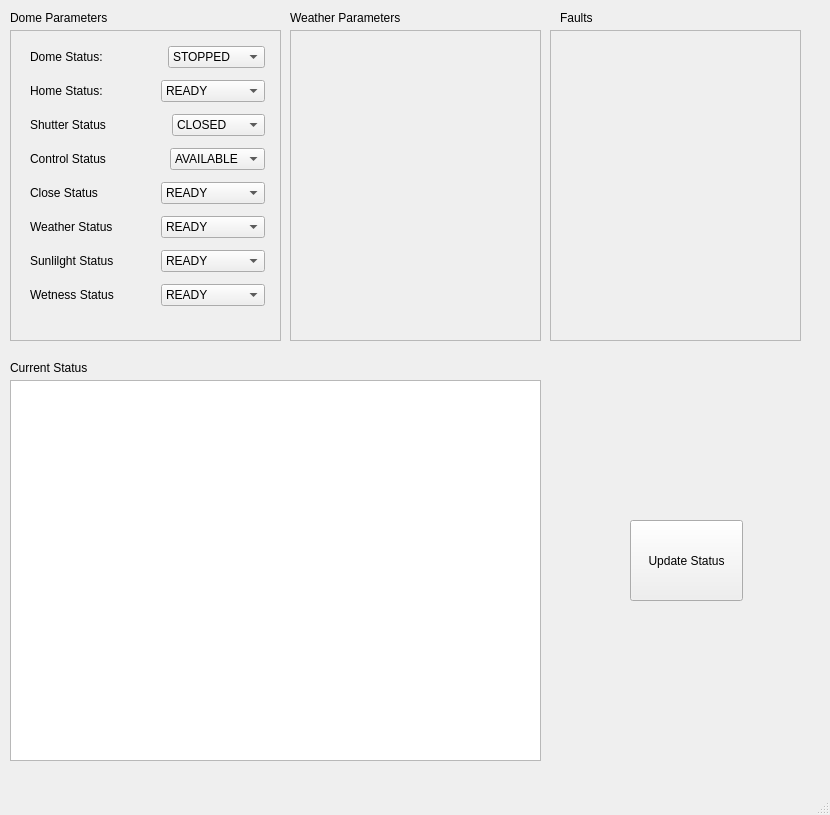
<?xml version="1.0" encoding="UTF-8"?>
<ui version="4.0">
 <class>MainWindow</class>
 <widget class="QMainWindow" name="MainWindow">
  <property name="geometry">
   <rect>
    <x>0</x>
    <y>0</y>
    <width>830</width>
    <height>815</height>
   </rect>
  </property>
  <property name="windowTitle">
   <string>DomeSimulator</string>
  </property>
  <widget class="QWidget" name="centralwidget">
   <widget class="QFrame" name="params">
    <property name="geometry">
     <rect>
      <x>10</x>
      <y>30</y>
      <width>271</width>
      <height>311</height>
     </rect>
    </property>
    <property name="frameShape">
     <enum>QFrame::StyledPanel</enum>
    </property>
    <property name="frameShadow">
     <enum>QFrame::Raised</enum>
    </property>
    <widget class="QWidget" name="layoutWidget">
     <property name="geometry">
      <rect>
       <x>20</x>
       <y>10</y>
       <width>235</width>
       <height>280</height>
      </rect>
     </property>
     <layout class="QVBoxLayout" name="verticalLayout">
      <item>
       <layout class="QHBoxLayout" name="horizontalLayout">
        <item>
         <widget class="QLabel" name="dome_status_label">
          <property name="text">
           <string>Dome Status:</string>
          </property>
         </widget>
        </item>
        <item>
         <widget class="QComboBox" name="dome_status_button">
          <property name="sizePolicy">
           <sizepolicy hsizetype="Fixed" vsizetype="Fixed">
            <horstretch>0</horstretch>
            <verstretch>0</verstretch>
           </sizepolicy>
          </property>
          <item>
           <property name="text">
            <string>STOPPED</string>
           </property>
          </item>
          <item>
           <property name="text">
            <string>OFF</string>
           </property>
          </item>
          <item>
           <property name="text">
            <string>HOMING</string>
           </property>
          </item>
          <item>
           <property name="text">
            <string>MOVING</string>
           </property>
          </item>
          <item>
           <property name="text">
            <string>STOWED</string>
           </property>
          </item>
          <item>
           <property name="text">
            <string>SUNTRACK</string>
           </property>
          </item>
          <item>
           <property name="text">
            <string>UNKNOWN</string>
           </property>
          </item>
         </widget>
        </item>
       </layout>
      </item>
      <item>
       <layout class="QHBoxLayout" name="horizontalLayout_2">
        <item>
         <widget class="QLabel" name="home_status_label">
          <property name="text">
           <string>Home Status:</string>
          </property>
         </widget>
        </item>
        <item>
         <widget class="QComboBox" name="home_status_button">
          <property name="sizePolicy">
           <sizepolicy hsizetype="Fixed" vsizetype="Fixed">
            <horstretch>0</horstretch>
            <verstretch>0</verstretch>
           </sizepolicy>
          </property>
          <item>
           <property name="text">
            <string>READY</string>
           </property>
          </item>
          <item>
           <property name="text">
            <string>NOT_READY</string>
           </property>
          </item>
         </widget>
        </item>
       </layout>
      </item>
      <item>
       <layout class="QHBoxLayout" name="horizontalLayout_3">
        <item>
         <widget class="QLabel" name="shutter_status_label">
          <property name="text">
           <string>Shutter Status</string>
          </property>
         </widget>
        </item>
        <item>
         <widget class="QComboBox" name="shutter_status_button">
          <property name="sizePolicy">
           <sizepolicy hsizetype="Fixed" vsizetype="Fixed">
            <horstretch>0</horstretch>
            <verstretch>0</verstretch>
           </sizepolicy>
          </property>
          <item>
           <property name="text">
            <string>CLOSED</string>
           </property>
          </item>
          <item>
           <property name="text">
            <string>OPEN</string>
           </property>
          </item>
          <item>
           <property name="text">
            <string>OPENING</string>
           </property>
          </item>
          <item>
           <property name="text">
            <string>CLOSING</string>
           </property>
          </item>
          <item>
           <property name="text">
            <string>STOPPED</string>
           </property>
          </item>
          <item>
           <property name="text">
            <string>UNKNOWN</string>
           </property>
          </item>
         </widget>
        </item>
       </layout>
      </item>
      <item>
       <layout class="QHBoxLayout" name="horizontalLayout_4">
        <item>
         <widget class="QLabel" name="control_status_label">
          <property name="text">
           <string>Control Status</string>
          </property>
         </widget>
        </item>
        <item>
         <widget class="QComboBox" name="control_status_button">
          <property name="sizePolicy">
           <sizepolicy hsizetype="Fixed" vsizetype="Fixed">
            <horstretch>0</horstretch>
            <verstretch>0</verstretch>
           </sizepolicy>
          </property>
          <item>
           <property name="text">
            <string>AVAILABLE</string>
           </property>
          </item>
          <item>
           <property name="text">
            <string>MANUAL</string>
           </property>
          </item>
          <item>
           <property name="text">
            <string>CONSOLE</string>
           </property>
          </item>
          <item>
           <property name="text">
            <string>REMOTE</string>
           </property>
          </item>
         </widget>
        </item>
       </layout>
      </item>
      <item>
       <layout class="QHBoxLayout" name="horizontalLayout_5">
        <item>
         <widget class="QLabel" name="close_status_label">
          <property name="text">
           <string>Close Status</string>
          </property>
         </widget>
        </item>
        <item>
         <widget class="QComboBox" name="close_status_button">
          <property name="sizePolicy">
           <sizepolicy hsizetype="Fixed" vsizetype="Fixed">
            <horstretch>0</horstretch>
            <verstretch>0</verstretch>
           </sizepolicy>
          </property>
          <item>
           <property name="text">
            <string>READY</string>
           </property>
          </item>
          <item>
           <property name="text">
            <string>NOT_READY</string>
           </property>
          </item>
         </widget>
        </item>
       </layout>
      </item>
      <item>
       <layout class="QHBoxLayout" name="horizontalLayout_6">
        <item>
         <widget class="QLabel" name="weather_status_label">
          <property name="text">
           <string>Weather Status</string>
          </property>
         </widget>
        </item>
        <item>
         <widget class="QComboBox" name="weather_status_button">
          <property name="sizePolicy">
           <sizepolicy hsizetype="Fixed" vsizetype="Fixed">
            <horstretch>0</horstretch>
            <verstretch>0</verstretch>
           </sizepolicy>
          </property>
          <property name="frame">
           <bool>true</bool>
          </property>
          <item>
           <property name="text">
            <string>READY</string>
           </property>
          </item>
          <item>
           <property name="text">
            <string>NOT_READY</string>
           </property>
          </item>
         </widget>
        </item>
       </layout>
      </item>
      <item>
       <layout class="QHBoxLayout" name="horizontalLayout_7">
        <item>
         <widget class="QLabel" name="sunlight_status_label">
          <property name="text">
           <string>Sunlilght Status</string>
          </property>
         </widget>
        </item>
        <item>
         <widget class="QComboBox" name="sunlight_status_button">
          <property name="sizePolicy">
           <sizepolicy hsizetype="Fixed" vsizetype="Fixed">
            <horstretch>0</horstretch>
            <verstretch>0</verstretch>
           </sizepolicy>
          </property>
          <item>
           <property name="text">
            <string>READY</string>
           </property>
          </item>
          <item>
           <property name="text">
            <string>NOT_READY</string>
           </property>
          </item>
         </widget>
        </item>
       </layout>
      </item>
      <item>
       <layout class="QHBoxLayout" name="horizontalLayout_8">
        <item>
         <widget class="QLabel" name="wetness_status_label">
          <property name="text">
           <string>Wetness Status</string>
          </property>
         </widget>
        </item>
        <item>
         <widget class="QComboBox" name="wetness_status_button">
          <property name="sizePolicy">
           <sizepolicy hsizetype="Fixed" vsizetype="Fixed">
            <horstretch>0</horstretch>
            <verstretch>0</verstretch>
           </sizepolicy>
          </property>
          <item>
           <property name="text">
            <string>READY</string>
           </property>
          </item>
          <item>
           <property name="text">
            <string>NOT_READY</string>
           </property>
          </item>
         </widget>
        </item>
       </layout>
      </item>
     </layout>
    </widget>
   </widget>
   <widget class="QTextBrowser" name="current_status_box">
    <property name="geometry">
     <rect>
      <x>10</x>
      <y>380</y>
      <width>531</width>
      <height>381</height>
     </rect>
    </property>
   </widget>
   <widget class="QPushButton" name="update_button">
    <property name="geometry">
     <rect>
      <x>630</x>
      <y>520</y>
      <width>113</width>
      <height>81</height>
     </rect>
    </property>
    <property name="text">
     <string>Update Status</string>
    </property>
   </widget>
   <widget class="QLabel" name="status_label">
    <property name="geometry">
     <rect>
      <x>10</x>
      <y>360</y>
      <width>91</width>
      <height>16</height>
     </rect>
    </property>
    <property name="text">
     <string>Current Status</string>
    </property>
   </widget>
   <widget class="QLabel" name="dome_params_label">
    <property name="geometry">
     <rect>
      <x>10</x>
      <y>10</y>
      <width>131</width>
      <height>16</height>
     </rect>
    </property>
    <property name="text">
     <string>Dome Parameters</string>
    </property>
   </widget>
   <widget class="QFrame" name="frame">
    <property name="geometry">
     <rect>
      <x>290</x>
      <y>30</y>
      <width>251</width>
      <height>311</height>
     </rect>
    </property>
    <property name="frameShape">
     <enum>QFrame::StyledPanel</enum>
    </property>
    <property name="frameShadow">
     <enum>QFrame::Raised</enum>
    </property>
   </widget>
   <widget class="QLabel" name="weather_params_label">
    <property name="geometry">
     <rect>
      <x>290</x>
      <y>10</y>
      <width>131</width>
      <height>16</height>
     </rect>
    </property>
    <property name="text">
     <string>Weather Parameters</string>
    </property>
   </widget>
   <widget class="QFrame" name="frame_2">
    <property name="geometry">
     <rect>
      <x>550</x>
      <y>30</y>
      <width>251</width>
      <height>311</height>
     </rect>
    </property>
    <property name="frameShape">
     <enum>QFrame::StyledPanel</enum>
    </property>
    <property name="frameShadow">
     <enum>QFrame::Raised</enum>
    </property>
   </widget>
   <widget class="QLabel" name="weather_params_label_2">
    <property name="geometry">
     <rect>
      <x>560</x>
      <y>10</y>
      <width>131</width>
      <height>16</height>
     </rect>
    </property>
    <property name="text">
     <string>Faults</string>
    </property>
   </widget>
  </widget>
  <widget class="QMenuBar" name="menubar">
   <property name="geometry">
    <rect>
     <x>0</x>
     <y>0</y>
     <width>830</width>
     <height>22</height>
    </rect>
   </property>
  </widget>
  <widget class="QStatusBar" name="statusbar"/>
 </widget>
 <resources/>
 <connections/>
</ui>
